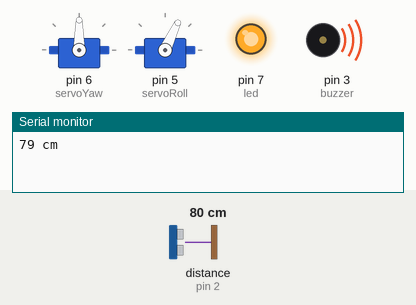
A sketch run on a simulated Arduino Uno, built with avr-gcc and run on an emulated ATmega328P. On the bench: 2 × servo, output pins drawn as LEDs (lit = HIGH), buzzer (waves = sounding), the last lines printed to the serial monitor. Wiring (inferred from the names in the program): ultrasonic range finder: trigger pin 4; echo pin 2. The inputs (shaded band) are chosen by the test bench; at power-on: distance to the obstacle (sensor on pin 2) 80 cm. The echo pulse lasts 58.3 µs per cm; pins used as bus, display or sensor lines are not drawn.

Above: at 7.7 s.
7.8 s: distance to the obstacle (sensor on pin 2) set to 84 cm
14.1 s: distance to the obstacle (sensor on pin 2) set to 2 cm
At 15.3 s:
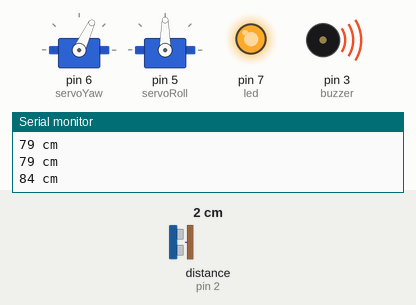
22.2 s: distance to the obstacle (sensor on pin 2) set to 120 cm
At 24.9 s:
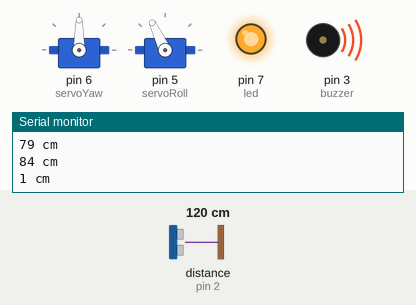
28.5 s: distance to the obstacle (sensor on pin 2) set to 4 cm
At 32.6 s:
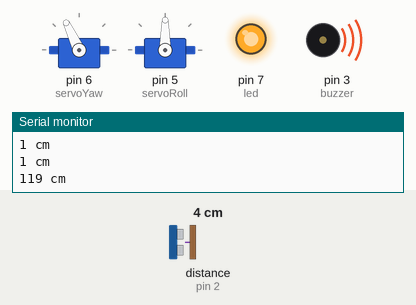
Timing chart, 0 to 37.6 s (numbered marks = the images above; inputs shaded):
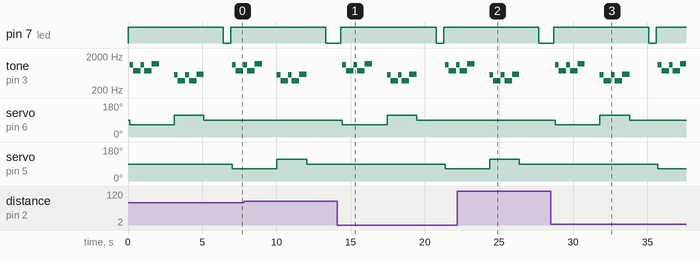

Measured:
- after the input at 14.1 s, pin 7 (led): LOW → HIGH after 0.25 s, → LOW 6.4 s later, → HIGH 0.50 s later; tone on pin 3 (buzzer): plays 1108 Hz for 0.25 s, 739 Hz for 0.50 s, 1108 Hz for 0.25 s, 739 Hz for 0.50 s, 1174 Hz for 0.50 s, 554 Hz for 0.25 s … (13 notes in this stretch), starting after 0.35 s
- after the input at 22.2 s, servo on pin 6 (servoYaw): stays 90° (without the input it goes to 65° after 6.1 s)
- after the input at 28.5 s, pin 7 (led): LOW → HIGH after 0.19 s, → LOW 6.4 s later, → HIGH 0.50 s later; tone on pin 3 (buzzer): plays 1108 Hz for 0.25 s, 739 Hz for 0.50 s, 1108 Hz for 0.25 s, 739 Hz for 0.50 s, 1174 Hz for 0.50 s, 554 Hz for 0.25 s … (15 notes in this stretch), starting after 0.29 s
- by itself, tone on pin 3 (buzzer): plays 1108 Hz for 0.25 s, 739 Hz for 0.50 s, 1108 Hz for 0.25 s, 739 Hz for 0.50 s, 1174 Hz for 0.50 s, 554 Hz for 0.25 s … (13 notes in this stretch)

The sketch:

Arduino_Scare_Bot.ino
```cpp
//Craig Crundwell
//Oct 25 2019
//This is a quick arduino project for Halloween
//The ghost robot will detect people in front of it then dance

//Notes used in the jingle
#define  C0 16.35
#define Db0 17.32
#define D0  18.35
#define Eb0 19.45
#define E0  20.60
#define F0  21.83
#define Gb0 23.12
#define G0  24.50
#define Ab0 25.96
#define LA0 27.50
#define Bb0 29.14
#define B0  30.87
#define C1  32.70
#define Db1 34.65
#define D1  36.71
#define Eb1 38.89
#define E1  41.20
#define F1  43.65
#define Gb1 46.25
#define G1  49.00
#define Ab1 51.91
#define LA1 55.00
#define Bb1 58.27
#define B1  61.74
#define C2  65.41
#define Db2 69.30
#define D2  73.42
#define Eb2 77.78
#define E2  82.41
#define F2  87.31
#define Gb2 92.50
#define G2  98.00
#define Ab2 103.83
#define LA2 110.00
#define Bb2 116.54
#define B2  123.47
#define C3  130.81
#define Db3 138.59
#define D3  146.83
#define Eb3 155.56
#define E3  164.81
#define F3  174.61
#define Gb3 185.00
#define G3  196.00
#define Ab3 207.65
#define LA3 220.00
#define Bb3 233.08
#define B3  246.94
#define C4  261.63
#define Db4 277.18
#define D4  293.66
#define Eb4 311.13
#define E4  329.63
#define F4  349.23
#define Gb4 369.99
#define G4  392.00
#define Ab4 415.30
#define LA4 440.00
#define Bb4 466.16
#define B4  493.88
#define C5  523.25
#define Db5 554.37
#define D5  587.33
#define Eb5 622.25
#define E5  659.26
#define F5  698.46
#define Gb5 739.99
#define G5  783.99
#define Ab5 830.61
#define LA5 880.00
#define Bb5 932.33
#define B5  987.77
#define C6  1046.50
#define Db6 1108.73
#define D6  1174.66
#define Eb6 1244.51
#define E6  1318.51
#define F6  1396.91
#define Gb6 1479.98
#define G6  1567.98
#define Ab6 1661.22
#define LA6 1760.00
#define Bb6 1864.66
#define B6  1975.53
#define C7  2093.00
#define Db7 2217.46
#define D7  2349.32
#define Eb7 2489.02
#define E7  2637.02
#define F7  2793.83
#define Gb7 2959.96
#define G7  3135.96
#define Ab7 3322.44
#define LA7 3520.01
#define Bb7 3729.31
#define B7  3951.07
#define C8  4186.01
#define Db8 4434.92
#define D8  4698.64
#define Eb8 4978.03
#define BPM 120
#define H 2*Q
#define Q 60000/BPM
#define E Q/2
#define S Q/4
#define W 4*Q

//Used to control the servos
#include <Servo.h>

//Used for the ultrasonic sensor
#define trigPin 4
#define echoPin 2

//Led for eyes
#define led 7

//Servos to dance
#define servoYaw 6
#define servoRoll 5

//Buzzer for jingle
#define buzzer 3

#define yawCentre 90
#define rollCentre 90

//Creates two servo objects
Servo servo_Yaw;
Servo servo_Roll;

//Keeps track of next dance so the bot can swa between them
int whichDance = 1;

void setup() {
  Serial.begin (9600);
  //Sets pinouts
  pinMode(trigPin, OUTPUT); //Ultrasonic
  pinMode(echoPin, INPUT); //Ultrasonic
  pinMode(led, OUTPUT);
  pinMode(servoYaw, OUTPUT);
  pinMode(servoRoll, OUTPUT);
  pinMode(buzzer, OUTPUT);

  //Sets pinouts for the two servos
  servo_Yaw.attach(servoYaw);
  servo_Roll.attach(servoRoll);

  //Sets servos to centre
  servo_Yaw.write(yawCentre);
  servo_Roll.write(rollCentre);
}

//First dance routine
void dance1()
{
  //Turns eyes on
  digitalWrite(led,HIGH);

  //Attaches servos
  servo_Yaw.attach(servoYaw);
  servo_Roll.attach(servoRoll);

  //Writes starting values
  servo_Yaw.write(yawCentre);
  servo_Roll.write(rollCentre);
  delay(100);

  //Moves bot
  servo_Yaw.write(yawCentre-25);
  servo_Roll.write(rollCentre);

  //These tones create a jingle through the buzzer
  tone(buzzer, Db6, E);
  delay(E + 1);
  tone(buzzer, Gb5, E);
  delay(E + 1);
  tone(buzzer, Gb5, E);
  delay(E + 1);
  tone(buzzer, Db6, E);
  delay(E + 1);
  tone(buzzer, Gb5, E);
  delay(E + 1);
  tone(buzzer, Gb5, E);
  delay(E + 1);
  tone(buzzer, D6, Q);
  delay(Q + 1);
  delay(1000);

  //Moves bot
  servo_Yaw.write(yawCentre+25);
  servo_Roll.write(rollCentre);

  //Play the jingle again
  tone(buzzer, Db5, E);
  delay(E + 1);
  tone(buzzer, Gb4, E);
  delay(E + 1);
  tone(buzzer, Gb4, E);
  delay(E + 1);
  tone(buzzer, Db5, E);
  delay(E + 1);
  tone(buzzer, Gb4, E);
  delay(E + 1);
  tone(buzzer, Gb4, E);
  delay(E + 1);
  tone(buzzer, D5, Q);
  delay(Q + 1);

  //Move bot
  servo_Yaw.write(yawCentre);
  servo_Roll.write(rollCentre);
  noTone(buzzer);
  delay(300);

  //Detaches servos to stop jitter after dance
  servo_Yaw.detach();
  servo_Roll.detach();

  delay(1000);
  //Turns eyes off
  digitalWrite(led,LOW);

}

void dance2()
{
   //Turns eyes on
  digitalWrite(led,HIGH);

  //Move bot
  servo_Yaw.attach(servoYaw);
  servo_Roll.attach(servoRoll);
  servo_Yaw.write(yawCentre);
  servo_Roll.write(rollCentre);
  delay(100);

  //Move bot
  servo_Yaw.write(yawCentre);
  servo_Roll.write(rollCentre-25);

  //Play jingle
  tone(buzzer, Db6, E);
  delay(E + 1);
  tone(buzzer, Gb5, E);
  delay(E + 1);
  tone(buzzer, Gb5, E);
  delay(E + 1);
  tone(buzzer, Db6, E);
  delay(E + 1);
  tone(buzzer, Gb5, E);
  delay(E + 1);
  tone(buzzer, Gb5, E);
  delay(E + 1);
  tone(buzzer, D6, Q);
  delay(Q + 1);
  delay(1000);

  //Move bot
  servo_Yaw.write(yawCentre);
  servo_Roll.write(rollCentre+25);

  //Play jingle
  tone(buzzer, Db5, E);
  delay(E + 1);
  tone(buzzer, Gb4, E);
  delay(E + 1);
  tone(buzzer, Gb4, E);
  delay(E + 1);
  tone(buzzer, Db5, E);
  delay(E + 1);
  tone(buzzer, Gb4, E);
  delay(E + 1);
  tone(buzzer, Gb4, E);
  delay(E + 1);
  tone(buzzer, D5, Q);
  delay(Q + 1);

  //Move bot
  servo_Yaw.write(yawCentre);
  servo_Roll.write(rollCentre);
  delay(300);
  noTone(buzzer);

  //Detaches servos to stop jitter after dance
  servo_Yaw.detach();
  servo_Roll.detach();

  delay(1000);
  //Turns eyes off
  digitalWrite(led,LOW);

}

void loop() {
  //Measures distance with ultrasonic sensor
  long duration, distance;
  digitalWrite(trigPin, LOW);
  delayMicroseconds(2);
  digitalWrite(trigPin, HIGH);
  delayMicroseconds(10);
  digitalWrite(trigPin, LOW);
  duration = pulseIn(echoPin, HIGH);
  distance = (duration/2) / 29.1; //Calculate distance based on duration of flight

  //If a person is detected, dance!
  if (distance < 80) {

    //Flips between two dances
    if (whichDance == 1)
    {
      dance1();
      whichDance = 2;
    }
    else
    {
      dance2();
      whichDance = 1;
    }

}

  //Useful for debugging
  if (distance >= 200 || distance <= 0){
    Serial.println("Out of range");
  }
  else {
    Serial.print(distance);
    Serial.println(" cm");
  }
  delay(500);
}
```
